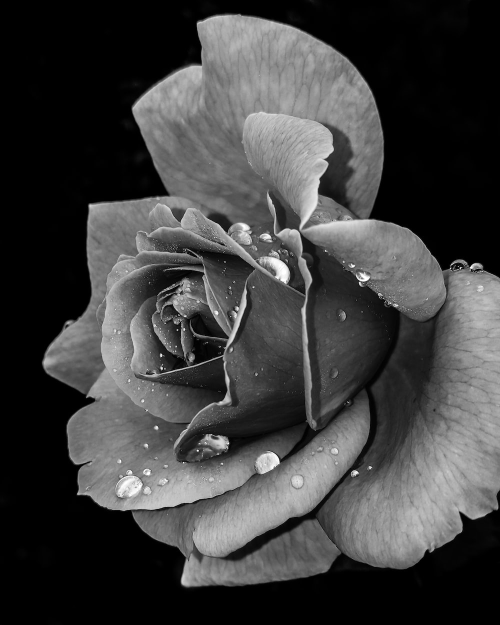
#> input picture Model 2/inputs/photo.jpeg, 1000 x 1250 px, found by its file name (shown at 1/2 size)
$ jupyter execute --allow-errors image_colorization.ipynb
#> lines starting #> are read from the running program, lines starting #| are printed output that depends on the picture
[cell 1]
import numpy as np
import cv2

#> (a cell that did not finish here is left out)

#> (a cell that did not finish here is left out)

#> (a cell that did not finish here is left out)

[cell 5]
image = cv2.imread('photo.jpeg')
#> image is the input picture: shape (1250, 1000, 3); min 0, max 255, mean 63.2
scaled = image.astype("float32")/255.0
lab = cv2.cvtColor(scaled,cv2.COLOR_BGR2LAB)
#> lab: shape (1250, 1000, 3) float32; mean of channels 0, 1, 2 26.1, 0, 0

[cell 6]
resized = cv2.resize(lab,(224,224))
#> resized: shape (224, 224, 3) float32; mean of channels 0, 1, 2 26.1, 0, 0
L = cv2.split(resized)[0]
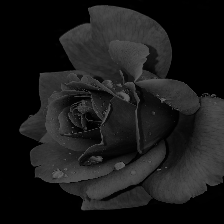
#> L: shape (224, 224) float32; min 0, max 100, mean 26.1
L -= 50
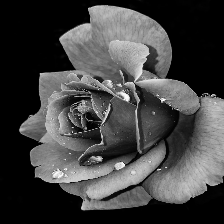
#> L: shape (224, 224) float32; min -50, max 50, mean -23.9; drawn with min black and max white

#> (a cell that did not finish here is left out)

[cell 8]
L = cv2.split(lab)[0]
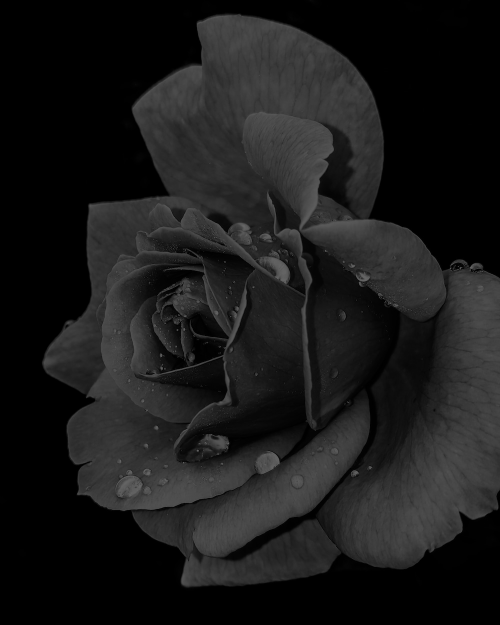
#> L: shape (1250, 1000) float32 (shown at 1/2 size); min 0, max 100, mean 26.1
#> (the rest of this cell did not finish here and is left out)

$ run again, with Model 2/inputs/eye.jpg copied over Model 2/inputs/photo.jpeg
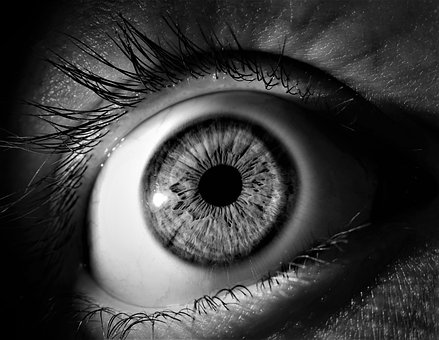
#> input picture Model 2/inputs/eye.jpg, 439 x 340 px, found by its file name
#> image is the input picture: shape (340, 439, 3); min 0, max 255, mean 61.2
#> lab: shape (340, 439, 3) float32; mean of channels 0, 1, 2 24.7, 0, 0
#> resized: shape (224, 224, 3) float32; mean of channels 0, 1, 2 24.7, 0, 0
#> `L -= 50`:
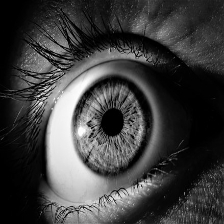
#> L: shape (224, 224) float32; min -50, max 50, mean -25.3; drawn with min black and max white
#> `L = cv2.split(lab)[0]`:
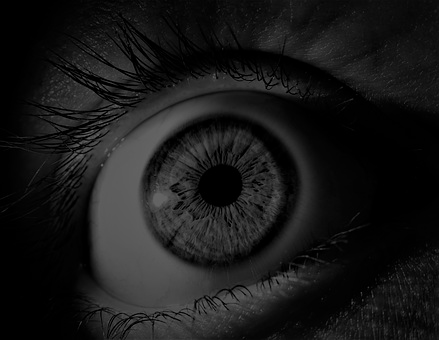
#> L: shape (340, 439) float32; min 0, max 100, mean 24.7
